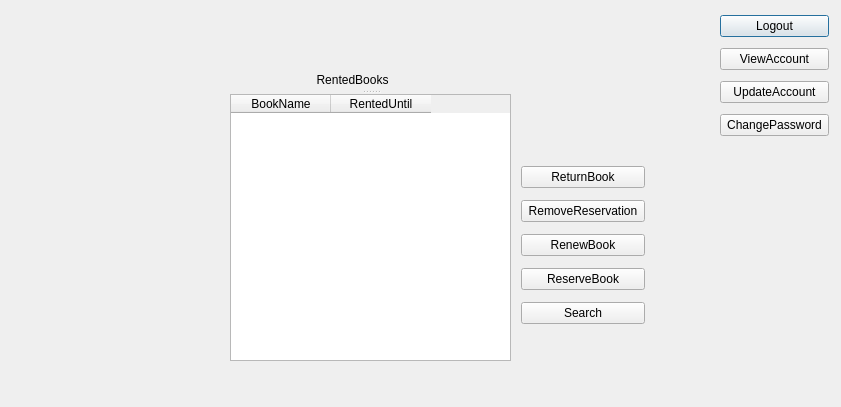
<?xml version="1.0" encoding="UTF-8"?>
<ui version="4.0">
 <class>Window_Member</class>
 <widget class="QDialog" name="Window_Member">
  <property name="geometry">
   <rect>
    <x>0</x>
    <y>0</y>
    <width>841</width>
    <height>407</height>
   </rect>
  </property>
  <property name="windowTitle">
   <string>Dialog</string>
  </property>
  <widget class="QSplitter" name="splitter">
   <property name="geometry">
    <rect>
     <x>230</x>
     <y>70</y>
     <width>281</width>
     <height>291</height>
    </rect>
   </property>
   <property name="orientation">
    <enum>Qt::Vertical</enum>
   </property>
   <widget class="QLabel" name="label_RentedBooks">
    <property name="text">
     <string>                          RentedBooks</string>
    </property>
   </widget>
   <widget class="QTableWidget" name="tableWidget_RentedBooks">
    <column>
     <property name="text">
      <string>BookName</string>
     </property>
    </column>
    <column>
     <property name="text">
      <string>RentedUntil</string>
     </property>
    </column>
   </widget>
  </widget>
  <widget class="QWidget" name="">
   <property name="geometry">
    <rect>
     <x>720</x>
     <y>10</y>
     <width>109</width>
     <height>135</height>
    </rect>
   </property>
   <layout class="QVBoxLayout" name="verticalLayout_2">
    <item>
     <widget class="QPushButton" name="pushButton_Logout">
      <property name="text">
       <string>Logout</string>
      </property>
     </widget>
    </item>
    <item>
     <widget class="QPushButton" name="pushButton_ViewAccount">
      <property name="text">
       <string>ViewAccount</string>
      </property>
     </widget>
    </item>
    <item>
     <widget class="QPushButton" name="pushButton_UpdateAccount">
      <property name="text">
       <string>UpdateAccount</string>
      </property>
     </widget>
    </item>
    <item>
     <widget class="QPushButton" name="pushButton_ChangePassword">
      <property name="text">
       <string>ChangePassword</string>
      </property>
     </widget>
    </item>
   </layout>
  </widget>
  <widget class="QWidget" name="">
   <property name="geometry">
    <rect>
     <x>521</x>
     <y>160</y>
     <width>124</width>
     <height>170</height>
    </rect>
   </property>
   <layout class="QVBoxLayout" name="verticalLayout">
    <item>
     <widget class="QPushButton" name="pushButton_ReturnBook">
      <property name="text">
       <string>ReturnBook</string>
      </property>
     </widget>
    </item>
    <item>
     <widget class="QPushButton" name="pushButton_RemoveReservation">
      <property name="text">
       <string>RemoveReservation</string>
      </property>
     </widget>
    </item>
    <item>
     <widget class="QPushButton" name="pushButton_RenewBook">
      <property name="text">
       <string>RenewBook</string>
      </property>
     </widget>
    </item>
    <item>
     <widget class="QPushButton" name="pushButton_ReserveBook">
      <property name="text">
       <string>ReserveBook</string>
      </property>
     </widget>
    </item>
    <item>
     <widget class="QPushButton" name="pushButton_Search">
      <property name="text">
       <string>Search</string>
      </property>
     </widget>
    </item>
   </layout>
  </widget>
 </widget>
 <resources/>
 <connections/>
</ui>
